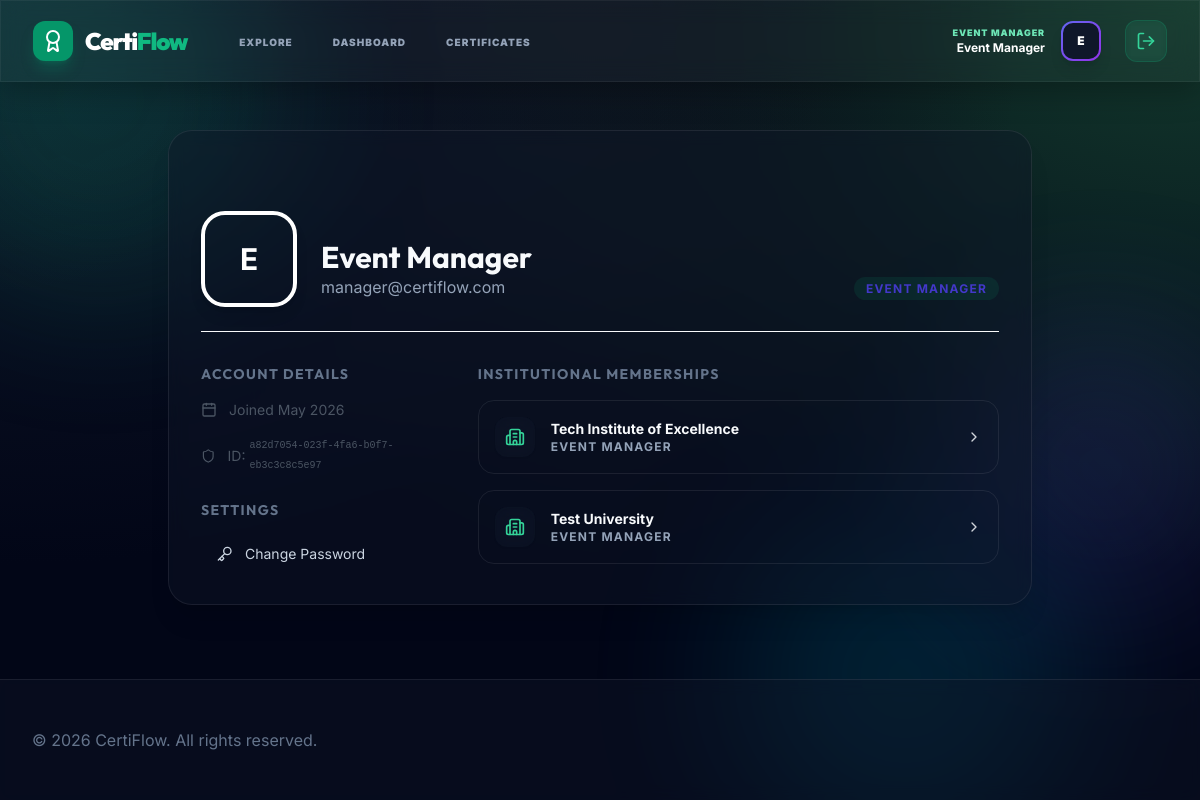
Screenshot of /accounts/profile/ (signed in) with the database file from the repository.
### accounts/models.py (models this page shows, shortened)
class User(AbstractBaseUser, PermissionsMixin):
    class Role(models.TextChoices):
        SUPER_ADMIN = 'super_admin', _('Super Admin')
        ORG_ADMIN = 'org_admin', _('Organization Admin')
        EVENT_MANAGER = 'event_manager', _('Event Manager')
        VOLUNTEER = 'volunteer', _('Volunteer')
        PARTICIPANT = 'participant', _('Participant')
    id = models.UUIDField(primary_key=True, default=uuid.uuid4, editable=False)
    email = models.EmailField(_('email address'), unique=True)
    first_name = models.CharField(_('first name'), max_length=150, blank=True)
    last_name = models.CharField(_('last name'), max_length=150, blank=True)
    role = models.CharField(max_length=20, choices=Role.choices, default=Role.PARTICIPANT)
    avatar = models.ImageField(upload_to='avatars/', null=True, blank=True)
    phone = models.CharField(max_length=20, blank=True)
    bio = models.TextField(blank=True)
    is_staff = models.BooleanField(default=False)
    is_active = models.BooleanField(default=True)
    is_email_verified = models.BooleanField(default=False)
    date_joined = models.DateTimeField(default=timezone.now)
    last_login = models.DateTimeField(null=True, blank=True)
    updated_at = models.DateTimeField(auto_now=True)
    objects = UserManager()
    USERNAME_FIELD = 'email'
    REQUIRED_FIELDS = ['first_name', 'last_name']
    class Meta:
        verbose_name = _('user')
        verbose_name_plural = _('users')
        ordering = ['-date_joined']
        indexes = [
            models.Index(fields=['email']),
            models.Index(fields=['role']),
        ]
    def get_full_name(self):
        full_name = f'{self.first_name} {self.last_name}'.strip()
        return full_name or self.email
    def get_short_name(self):
        return self.first_name or self.email.split('@')[0]

### organizations/models.py (models this page shows, shortened)
class Membership(models.Model):
    class Role(models.TextChoices):
        OWNER = 'owner', _('Owner')
        ADMIN = 'admin', _('Admin')
        EVENT_MANAGER = 'event_manager', _('Event Manager')
        VOLUNTEER = 'volunteer', _('Volunteer')
        MEMBER = 'member', _('Member')
    id = models.UUIDField(primary_key=True, default=uuid.uuid4, editable=False)
    user = models.ForeignKey(User, on_delete=models.CASCADE, related_name='memberships')
    organization = models.ForeignKey(Organization, on_delete=models.CASCADE, related_name='memberships')
    role = models.CharField(max_length=20, choices=Role.choices, default=Role.MEMBER)
    is_active = models.BooleanField(default=True)
    joined_at = models.DateTimeField(auto_now_add=True)
    invited_by = models.ForeignKey(
        User, on_delete=models.SET_NULL, null=True, blank=True,
        related_name='sent_invitations'
    )
    class Meta:
        unique_together = ('user', 'organization')
        ordering = ['-joined_at']

class Organization(models.Model):
    id = models.UUIDField(primary_key=True, default=uuid.uuid4, editable=False)
    name = models.CharField(max_length=200)
    slug = models.SlugField(unique=True, max_length=100)
    description = models.TextField(blank=True)
    logo = models.ImageField(upload_to='org_logos/', null=True, blank=True)
    website = models.URLField(blank=True)
    email = models.EmailField(blank=True)
    phone = models.CharField(max_length=20, blank=True)
    address = models.TextField(blank=True)
    is_active = models.BooleanField(default=True)
    allow_public_registration = models.BooleanField(default=True)
    created_at = models.DateTimeField(auto_now_add=True)
    updated_at = models.DateTimeField(auto_now=True)
    created_by = models.ForeignKey(
        User, on_delete=models.SET_NULL, null=True,
        related_name='created_organizations'
    )
    class Meta:
        verbose_name = _('organization')
        verbose_name_plural = _('organizations')
        ordering = ['name']

### accounts/views.py (the view)
# urls.py: path('profile/', views.profile_view, name='profile'),
@login_required
def profile_view(request):
    memberships = request.user.memberships.all()
    return render(request, 'accounts/profile.html', {
        'user': request.user,
        'memberships': memberships
    })

### organizations/context_processors.py (called while the page is built)
def current_organization(request):
    if not request.user.is_authenticated:
        return {}
    org_id = request.session.get('current_org_id')
    if org_id:
        try:
            organization = Organization.objects.get(id=org_id)
            return {'current_org': organization}
        except Organization.DoesNotExist:
            pass
    membership = request.user.memberships.filter(is_active=True).first()
    if membership:
        request.session['current_org_id'] = str(membership.organization.id)
        return {'current_org': membership.organization}
    return {}

### templates/accounts/profile.html (shortened to what this page needs)
{% extends "base.html" %}
{% block content %}
<div class="max-w-4xl mx-auto px-4 py-12">
    <div class="bg-white rounded-3xl shadow-xl border border-gray-100 overflow-hidden">
        <div class="h-32 gradient-bg"></div>
        <div class="px-8 pb-8">
            <div class="relative flex justify-between items-end -mt-12 mb-6">
                <div class="flex items-end">
                    <div class="w-24 h-24 rounded-3xl border-4 border-white gradient-bg flex items-center justify-center text-white text-3xl font-bold shadow-lg">
                        {{ user.get_short_name.0|upper }}
                    </div>
                    <div class="ml-6 mb-2">
                        <h1 class="text-3xl font-bold text-gray-900 font-heading">{{ user.get_full_name }}</h1>
                        <p class="text-gray-500">{{ user.email }}</p>
                    </div>
                </div>
                <div class="mb-2">
                    <span class="px-3 py-1 bg-indigo-100 text-indigo-700 rounded-full text-xs font-bold uppercase tracking-widest">
                        {{ user.get_role_display }}
                    </span>
                </div>
            </div>
            <div class="grid grid-cols-1 md:grid-cols-3 gap-8 pt-8 border-t border-gray-50">
                <div class="md:col-span-1 space-y-6">
                    <div>
                        <h3 class="text-sm font-bold text-gray-400 uppercase tracking-widest mb-4">Account Details</h3>
                        <div class="space-y-4">
                            <div class="flex items-center text-sm text-gray-600">
                                <i data-lucide="calendar" class="w-4 h-4 mr-3"></i>
                                Joined {{ user.date_joined|date:"M Y" }}
                            </div>
                            <div class="flex items-center text-sm text-gray-600">
                                <i data-lucide="shield" class="w-4 h-4 mr-3"></i>
                                ID: <span class="ml-1 font-mono text-[10px]">{{ user.id }}</span>
                            </div>
                        </div>
                    </div>
                    <div>
                        <h3 class="text-sm font-bold text-gray-400 uppercase tracking-widest mb-4">Settings</h3>
                        <button class="w-full text-left px-4 py-2 text-sm text-gray-700 hover:bg-gray-50 rounded-lg flex items-center">
                            <i data-lucide="key" class="w-4 h-4 mr-3"></i> Change Password
                        </button>
                    </div>
                </div>
                <div class="md:col-span-2">
                    <h3 class="text-sm font-bold text-gray-400 uppercase tracking-widest mb-4">Institutional Memberships</h3>
                    <div class="space-y-4">
                        {% for membership in memberships %}
                        <div class="p-4 bg-gray-50 rounded-2xl border border-gray-100 flex items-center justify-between">
                            <div class="flex items-center">
                                <div class="w-10 h-10 bg-white rounded-xl flex items-center justify-center text-indigo-600 mr-4 shadow-sm">
                                    <i data-lucide="building-2" class="w-5 h-5"></i>
                                </div>
                                <div>
                                    <p class="text-sm font-bold text-gray-900">{{ membership.organization.name }}</p>
                                    <p class="text-xs text-gray-500 uppercase font-bold tracking-widest">{{ membership.get_role_display }}</p>
                                </div>
                            </div>
                            <i data-lucide="chevron-right" class="w-4 h-4 text-gray-300"></i>
                        </div>
                        {% empty %}
                        <p class="text-sm text-gray-500 italic">Not a member of any organization.</p>
                        {% endfor %}
                    </div>
                </div>
            </div>
        </div>
    </div>
</div>
{% endblock %}

### templates/base.html (shortened to what this page needs)
{% load static %}
<!DOCTYPE html>
<html lang="en" class="h-full">
<head>
    <script src="https://cdn.tailwindcss.com"></script>
</head>
<body class="h-full overflow-x-hidden relative">
    <div class="fixed inset-0 pointer-events-none -z-10 overflow-hidden">
        <div class="orb orb-1"></div>
        <div class="orb orb-2"></div>
        <div class="orb orb-3"></div>
    </div>
    <div id="cursor-glow"></div>
    <div class="min-h-full flex flex-col">
        <nav class="glass sticky top-0 z-50 border-b border-white/5">
            <div class="max-w-7xl mx-auto px-4 sm:px-6 lg:px-8">
                <div class="flex justify-between h-20">
                    <div class="flex items-center">
                        <div class="flex-shrink-0 flex items-center">
                            <a href="/" class="flex items-center space-x-3 group [perspective:1000px]">
                                <div class="w-10 h-10 bg-emerald-600 rounded-xl flex items-center justify-center text-white shadow-lg shadow-emerald-600/30 group-hover:[transform:rotateY(180deg)] transition-all duration-700 [transform-style:preserve-3d]">
                                    <i data-lucide="award" class="w-6 h-6"></i>
                                </div>
                                <span class="text-2xl font-black font-heading tracking-tighter text-white">Certi<span class="text-emerald-500">Flow</span></span>
                            </a>
                        </div>
                        <div class="hidden sm:ml-12 sm:flex sm:space-x-8">
                            <a href="{% url 'registrations:public_list' %}" class="{% if request.resolver_match.app_name == 'registrations' %}text-white border-indigo-500{% else %}text-slate-400 border-transparent hover:text-white hover:border-slate-700{% endif %} inline-flex items-center px-1 pt-1 border-b-2 text-[10px] font-black uppercase tracking-widest transition-all">
                                Explore
                            </a>
                            {% if user.is_authenticated %}
                            <a href="{% url 'events:dashboard' %}" class="{% if request.resolver_match.app_name == 'events' %}text-white border-indigo-500{% else %}text-slate-400 border-transparent hover:text-white hover:border-slate-700{% endif %} inline-flex items-center px-1 pt-1 border-b-2 text-[10px] font-black uppercase tracking-widest transition-all">
                                Dashboard
                            </a>
                            <a href="{% url 'certificates:certificate_list' %}" class="{% if request.resolver_match.app_name == 'certificates' %}text-white border-indigo-500{% else %}text-slate-400 border-transparent hover:text-white hover:border-slate-700{% endif %} inline-flex items-center px-1 pt-1 border-b-2 text-[10px] font-black uppercase tracking-widest transition-all">
                                Certificates
                            </a>
                            {% endif %}
                        </div>
                    </div>
                    <div class="flex items-center space-x-6">
                        {% if user.is_authenticated %}
                            <div class="hidden md:flex items-center space-x-4">
                                <div class="text-right">
                                    <p class="text-[9px] font-black text-indigo-400 uppercase tracking-widest">{{ user.get_role_display }}</p>
                                    <p class="text-xs font-bold text-white">{{ user.get_full_name }}</p>
                                </div>
                                <div class="h-10 w-10 rounded-xl bg-gradient-to-br from-indigo-500 to-purple-600 p-0.5 shadow-lg">
                                    <div class="h-full w-full bg-slate-900 rounded-[10px] flex items-center justify-center text-white font-black text-xs">
                                        {{ user.get_short_name.0|upper }}
                                    </div>
                                </div>
                            </div>
                            <form action="{% url 'accounts:logout' %}" method="POST" class="inline">
                                <button type="submit" class="btn-glass p-2.5 rounded-xl">
                                    <i data-lucide="log-out" class="w-5 h-5"></i>
                                </button>
                            </form>
                        {% endif %}
                    </div>
                </div>
            </div>
        </nav>
        <main class="flex-grow">
            {% block content %}{% endblock %}
        </main>
        <footer class="bg-white border-t border-gray-200">
            <div class="max-w-7xl mx-auto py-12 px-4 sm:px-6 lg:px-8">
                <div class="md:flex md:items-center md:justify-between">
                    <div class="mt-8 md:mt-0 md:order-1">
                        <p class="text-center text-base text-gray-400">
                            &copy; 2026 CertiFlow. All rights reserved.
                        </p>
                    </div>
                </div>
            </div>
        </footer>
    </div>
</body>
</html>

### templates/base.html (style rules this page uses)
:root { --glass-bg: rgba(255, 255, 255, 0.03); --glass-border: rgba(255, 255, 255, 0.1); --glass-shadow: 0 8px 32px 0 rgba(0, 0, 0, 0.3); }
body { font-family: 'Inter', sans-serif; background: radial-gradient(at 0% 0%, hsla(222, 47%, 11%, 1) 0, transparent 50%), radial-gradient(at 50% 0%, hsla(210, 40%, 8%, 1) 0, transparent 50%), radial-gradient(at 100% 0%, hsla(160, 50%, 15%, 1) 0, transparent 50%); background-color: #020617; background-attachment: fixed; min-height: 100vh; color: #f8fafc; }
h1, h2, h3, h4, .font-heading { font-family: 'Outfit', sans-serif; }
.glass { background: var(--glass-bg); backdrop-filter: blur(12px); -webkit-backdrop-filter: blur(12px); border: 1px solid var(--glass-border); box-shadow: var(--glass-shadow); }
.btn-glass { background: rgba(16, 185, 129, 0.1); backdrop-filter: blur(4px); border: 1px solid rgba(16, 185, 129, 0.2); color: #34d399; transition: all 0.2s ease; }
.bg-white { background-color: rgba(15, 23, 42, 0.4) !important; backdrop-filter: blur(8px); }
.text-gray-900 { color: #f8fafc !important; }
.text-gray-700 { color: #cbd5e1 !important; }
.text-gray-500 { color: #94a3b8 !important; }
.text-gray-400 { color: #64748b !important; }
.border-gray-100, .border-gray-200 { border-color: rgba(255, 255, 255, 0.08) !important; }
.bg-gray-50 { background-color: transparent !important; }
.text-indigo-600, .text-indigo-500 { color: #34d399 !important; }
.bg-indigo-100 { background-color: rgba(16, 185, 129, 0.1) !important; }
.text-indigo-400 { color: #6ee7b7 !important; }
::placeholder { color: rgba(255, 255, 255, 0.4) !important; }
.orb { position: absolute; border-radius: 50%; filter: blur(80px); z-index: -1; opacity: 0.15; animation: float 20s infinite alternate-reverse ease-in-out; pointer-events: none; }
.orb-1 { width: 400px; height: 400px; background: #10b981; top: -100px; left: -100px; animation-duration: 25s; }
.orb-2 { width: 350px; height: 350px; background: #06b6d4; bottom: -50px; right: 10%; animation-duration: 30s; animation-delay: -5s; }
.orb-3 { width: 300px; height: 300px; background: #6366f1; top: 40%; right: -50px; animation-duration: 20s; animation-delay: -10s; }
#cursor-glow { position: fixed; width: 600px; height: 600px; background: radial-gradient(circle, rgba(16, 185, 129, 0.08) 0%, transparent 70%); border-radius: 50%; pointer-events: none; z-index: -5; transform: translate(-50%, -50%); transition: width 0.3s, height 0.3s; }

### rows the page displays
User: role "EVENT MANAGER", get_full_name "Event Manager", get_short_name.0 "E", email "manager@certiflow.com", date_joined "May 2026", id "a82d7054-023f-4fa6-b0f7-eb3c3c8c5e97"
Membership: organization.name "Tech Institute of Excellence", role "EVENT MANAGER"
Membership: organization.name "Test University", role "EVENT MANAGER"
